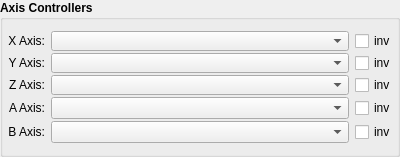
           <widget class="QGroupBox" name="groupBox_2">
            <property name="minimumSize">
             <size>
              <width>400</width>
              <height>0</height>
             </size>
            </property>
            <property name="maximumSize">
             <size>
              <width>16777215</width>
              <height>9999</height>
             </size>
            </property>
            <property name="font">
             <font>
              <weight>75</weight>
              <bold>true</bold>
             </font>
            </property>
            <property name="title">
             <string>Axis Controllers</string>
            </property>
            <property name="flat">
             <bool>true</bool>
            </property>
            <layout class="QGridLayout" name="gridLayout" rowstretch="0,0,0,0,0" columnstretch="0,1,0">
             <property name="leftMargin">
              <number>2</number>
             </property>
             <property name="rightMargin">
              <number>2</number>
             </property>
             <property name="verticalSpacing">
              <number>2</number>
             </property>
             <item row="4" column="1">
              <widget class="QComboBox" name="comboBox_bAxis">
               <property name="minimumSize">
                <size>
                 <width>0</width>
                 <height>20</height>
                </size>
               </property>
               <property name="font">
                <font>
                 <weight>50</weight>
                 <bold>false</bold>
                </font>
               </property>
              </widget>
             </item>
             <item row="0" column="1">
              <widget class="QComboBox" name="comboBox_xAxis">
               <property name="minimumSize">
                <size>
                 <width>0</width>
                 <height>20</height>
                </size>
               </property>
               <property name="maximumSize">
                <size>
                 <width>16777215</width>
                 <height>20</height>
                </size>
               </property>
               <property name="font">
                <font>
                 <weight>50</weight>
                 <bold>false</bold>
                </font>
               </property>
              </widget>
             </item>
             <item row="1" column="0">
              <widget class="QLabel" name="label_3">
               <property name="minimumSize">
                <size>
                 <width>40</width>
                 <height>0</height>
                </size>
               </property>
               <property name="maximumSize">
                <size>
                 <width>40</width>
                 <height>16777215</height>
                </size>
               </property>
               <property name="font">
                <font>
                 <weight>50</weight>
                 <bold>false</bold>
                </font>
               </property>
               <property name="text">
                <string>Y Axis:</string>
               </property>
               <property name="alignment">
                <set>Qt::AlignRight|Qt::AlignTrailing|Qt::AlignVCenter</set>
               </property>
              </widget>
             </item>
             <item row="2" column="1">
              <widget class="QComboBox" name="comboBox_zAxis">
               <property name="minimumSize">
                <size>
                 <width>0</width>
                 <height>20</height>
                </size>
               </property>
               <property name="maximumSize">
                <size>
                 <width>16777215</width>
                 <height>20</height>
                </size>
               </property>
               <property name="font">
                <font>
                 <weight>50</weight>
                 <bold>false</bold>
                </font>
               </property>
              </widget>
             </item>
             <item row="3" column="0">
              <widget class="QLabel" name="label_14">
               <property name="minimumSize">
                <size>
                 <width>40</width>
                 <height>0</height>
                </size>
               </property>
               <property name="maximumSize">
                <size>
                 <width>40</width>
                 <height>16777215</height>
                </size>
               </property>
               <property name="font">
                <font>
                 <weight>50</weight>
                 <bold>false</bold>
                </font>
               </property>
               <property name="text">
                <string>A Axis:</string>
               </property>
               <property name="alignment">
                <set>Qt::AlignRight|Qt::AlignTrailing|Qt::AlignVCenter</set>
               </property>
              </widget>
             </item>
             <item row="4" column="0">
              <widget class="QLabel" name="label_15">
               <property name="minimumSize">
                <size>
                 <width>40</width>
                 <height>0</height>
                </size>
               </property>
               <property name="maximumSize">
                <size>
                 <width>40</width>
                 <height>16777215</height>
                </size>
               </property>
               <property name="font">
                <font>
                 <weight>50</weight>
                 <bold>false</bold>
                </font>
               </property>
               <property name="text">
                <string>B Axis:</string>
               </property>
               <property name="alignment">
                <set>Qt::AlignRight|Qt::AlignTrailing|Qt::AlignVCenter</set>
               </property>
              </widget>
             </item>
             <item row="0" column="0">
              <widget class="QLabel" name="label_2">
               <property name="minimumSize">
                <size>
                 <width>40</width>
                 <height>0</height>
                </size>
               </property>
               <property name="maximumSize">
                <size>
                 <width>40</width>
                 <height>16777215</height>
                </size>
               </property>
               <property name="font">
                <font>
                 <weight>50</weight>
                 <bold>false</bold>
                </font>
               </property>
               <property name="text">
                <string>X Axis:</string>
               </property>
               <property name="alignment">
                <set>Qt::AlignRight|Qt::AlignTrailing|Qt::AlignVCenter</set>
               </property>
              </widget>
             </item>
             <item row="2" column="0">
              <widget class="QLabel" name="label_4">
               <property name="minimumSize">
                <size>
                 <width>40</width>
                 <height>0</height>
                </size>
               </property>
               <property name="maximumSize">
                <size>
                 <width>40</width>
                 <height>16777215</height>
                </size>
               </property>
               <property name="font">
                <font>
                 <weight>50</weight>
                 <bold>false</bold>
                </font>
               </property>
               <property name="text">
                <string>Z Axis:</string>
               </property>
               <property name="alignment">
                <set>Qt::AlignRight|Qt::AlignTrailing|Qt::AlignVCenter</set>
               </property>
              </widget>
             </item>
             <item row="1" column="1">
              <widget class="QComboBox" name="comboBox_yAxis">
               <property name="minimumSize">
                <size>
                 <width>0</width>
                 <height>20</height>
                </size>
               </property>
               <property name="maximumSize">
                <size>
                 <width>16777215</width>
                 <height>20</height>
                </size>
               </property>
               <property name="font">
                <font>
                 <weight>50</weight>
                 <bold>false</bold>
                </font>
               </property>
              </widget>
             </item>
             <item row="3" column="1">
              <widget class="QComboBox" name="comboBox_aAxis">
               <property name="minimumSize">
                <size>
                 <width>0</width>
                 <height>20</height>
                </size>
               </property>
               <property name="font">
                <font>
                 <weight>50</weight>
                 <bold>false</bold>
                </font>
               </property>
              </widget>
             </item>
             <item row="0" column="2">
              <widget class="QCheckBox" name="checkBox_Xrev">
               <property name="maximumSize">
                <size>
                 <width>40</width>
                 <height>16777215</height>
                </size>
               </property>
               <property name="font">
                <font>
                 <weight>50</weight>
                 <bold>false</bold>
                </font>
               </property>
               <property name="text">
                <string>inv</string>
               </property>
              </widget>
             </item>
             <item row="1" column="2">
              <widget class="QCheckBox" name="checkBox_Yrev">
               <property name="maximumSize">
                <size>
                 <width>40</width>
                 <height>16777215</height>
                </size>
               </property>
               <property name="font">
                <font>
                 <weight>50</weight>
                 <bold>false</bold>
                </font>
               </property>
               <property name="text">
                <string>inv</string>
               </property>
              </widget>
             </item>
             <item row="2" column="2">
              <widget class="QCheckBox" name="checkBox_Zrev">
               <property name="maximumSize">
                <size>
                 <width>40</width>
                 <height>16777215</height>
                </size>
               </property>
               <property name="font">
                <font>
                 <weight>50</weight>
                 <bold>false</bold>
                </font>
               </property>
               <property name="text">
                <string>inv</string>
               </property>
              </widget>
             </item>
             <item row="3" column="2">
              <widget class="QCheckBox" name="checkBox_Arev">
               <property name="maximumSize">
                <size>
                 <width>40</width>
                 <height>16777215</height>
                </size>
               </property>
               <property name="font">
                <font>
                 <weight>50</weight>
                 <bold>false</bold>
                </font>
               </property>
               <property name="text">
                <string>inv</string>
               </property>
              </widget>
             </item>
             <item row="4" column="2">
              <widget class="QCheckBox" name="checkBox_Brev">
               <property name="maximumSize">
                <size>
                 <width>40</width>
                 <height>16777215</height>
                </size>
               </property>
               <property name="font">
                <font>
                 <weight>50</weight>
                 <bold>false</bold>
                </font>
               </property>
               <property name="text">
                <string>inv</string>
               </property>
              </widget>
             </item>
            </layout>
           </widget>
